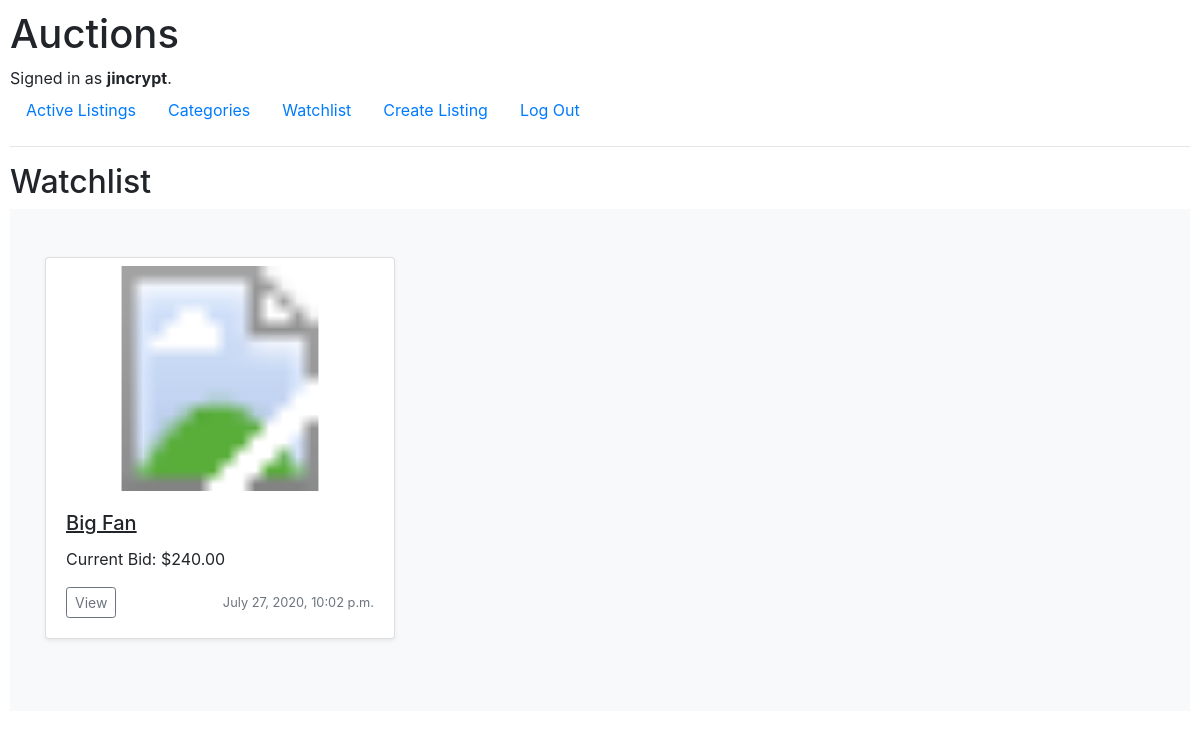
/watchlist/ (signed in), run on the app's committed database.
### auctions/models.py (models this page shows, shortened)
class User(AbstractUser):
    watchlist = models.ManyToManyField('Listing', blank=True, related_name="watchlist")

class Listing(models.Model):
    title           = models.CharField(max_length=100)
    description     = models.CharField(max_length=500)
    date            = models.DateTimeField(auto_now_add=True)
    starting_price  = models.DecimalField(max_digits=11, decimal_places=2)                      # highest sold item in the world was 450million, so 11 digits should suffice
    owner           = models.ForeignKey(User, on_delete=models.CASCADE, related_name="owner")
    image           = models.URLField(blank=True) # Default max_length=200
    status          = models.BooleanField(default=True)
    category        = models.ForeignKey(Categories, null=True, related_name="listing_category", on_delete=models.SET_NULL, blank=True)

class Bid(models.Model):
    user    = models.ForeignKey(User, on_delete=models.CASCADE, related_name="bid_user")
    listing = models.ForeignKey(Listing, on_delete=models.CASCADE, related_name="bid_listing")
    bid     = models.DecimalField(max_digits=11, decimal_places=2)

### auctions/views.py (the view)
# urls.py: path("watchlist/", views.watchlist, name="watchlist"),
@login_required
def watchlist(request):
    return render(request, 'auctions/watchlist.html')

### auctions/templates/auctions/watchlist.html (shortened to what this page needs)
{% extends "auctions/layout.html" %}
{% block body %}
    <h2>Watchlist</h2>
    <div class="album py-5 bg-light">
        <div class="container">
            <div class="row">
            {% for listing in user.watchlist.all %}
                    <div class="col-md-4">
                        <div class="card mb-4 shadow-sm">
                            <svg class="mt-2 bd-placeholder-img card-img-top" width="100%" height="225" xmlns="http://www.w3.org/2000/svg" preserveAspectRatio="xMidYMid slice" focusable="false" role="img" aria-label="Listing Image">
                                <title>{{ listing.title }}</title>
                                <a href="{% url 'listing' listing.id %}"><image href=" {% if listing.image %}{{ listing.image }}{% else %}https://makitweb.com/demo/broken_image/images/noimage.png{% endif %}" width="100%" height="225"/></a>
                            </svg>
                            <div class="card-body">
                                <h5 class="card-title"><u>{{ listing.title }}</u></h5>
                                <p class="card-text">
                                    {% if listing.bid_listing.all %}
                                        Current Bid: ${{ listing.bid_listing.all.first.bid }}
                                    {% else %}
                                        Starting Bid: ${{ listing.starting_price }}
                                    {% endif %}
                                </p>
                                <div class="d-flex justify-content-between align-items-center">
                                    <div class="btn-group">
                                        <a href="{% url 'listing' listing.id %}" class="btn btn-sm btn-outline-secondary">View</a>
                                    </div>
                                    <small class="text-muted">{{listing.date}}</small>
                                </div>
                            </div>
                        </div>
                    </div>
            {% endfor %}
    </div>
{% endblock %}

### auctions/templates/auctions/layout.html (shortened to what this page needs)
{% load static %}
<!DOCTYPE html>
<html lang="en">
    <head>
        <link rel="stylesheet" href="https://stackpath.bootstrapcdn.com/bootstrap/4.4.1/css/bootstrap.min.css">
        <link href="{% static 'auctions/styles.css' %}" rel="stylesheet">
    </head>
    <body>
        <h1>Auctions</h1>
        <div>
            {% if user.is_authenticated %}
                Signed in as <strong>{{ user.username }}</strong>.
            {% else %}
                Not signed in.
            {% endif %}
        </div>
        <ul class="nav">
            <li class="nav-item">
                <a class="nav-link" href="{% url 'index' %}">Active Listings</a>
            </li>
            <li class="nav-item">
                <a class="nav-link" href="{% url 'categories' %}">Categories</a>
            </li>
            {% if user.is_authenticated %}
                <li class="nav-item">
                    <a class="nav-link" href="{% url 'watchlist' %}">Watchlist</a>
                </li>
                <li class="nav-item">
                    <a class="nav-link" href="{% url 'create_listing' %}">Create Listing</a>
                </li>
                <li class="nav-item">
                    <a class="nav-link" href="{% url 'logout' %}">Log Out</a>
                </li>
            {% endif %}
        </ul>
        <hr>
        {% block body %}
        {% endblock %}
    </body>
</html>

### auctions/static/auctions/styles.css (style rules this page uses)
body { padding: 10px; }

### data on the page
User: username "jincrypt"
Listing: title "Big Fan", bid_listing.all.first.bid "240.00", date "July 27, 2020, 10:02 p.m."
